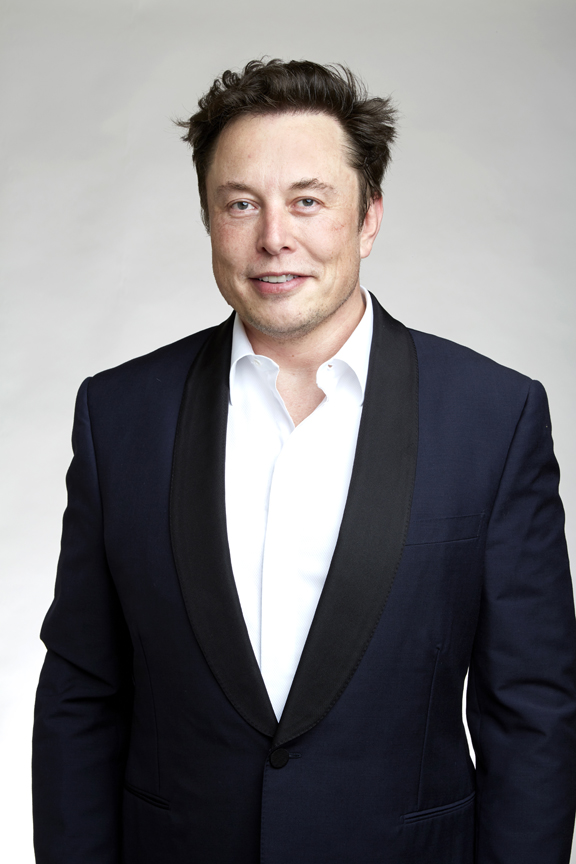
#> input picture cv applications&opencv/haar/im/e.jpg, 576 x 864 px
$ python '1 (3).py'
#> lines starting #> are read from the running program, lines starting #| are printed output that depends on the picture


import cv2
import matplotlib.pyplot as plt

test_img_1 = plt.imread("im/e.jpg")
#> test_img_1 is the input picture: shape (864, 576, 3); mean R, G, B 120.7, 118.8, 121.3
test_img_2 = plt.imread("im/tr.jpg")
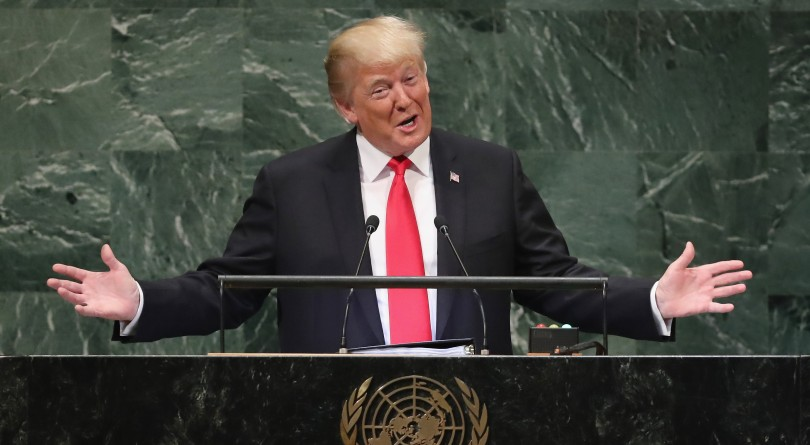
#> input picture cv applications&opencv/haar/im/tr.jpg, 810 x 445 px
#> test_img_2 is the input picture: shape (445, 810, 3); mean R, G, B 66.9, 67.3, 61.1

face_cascade = cv2.CascadeClassifier("haarcascade_frontalface_default.xml")

test_img_1 = cv2.cvtColor(test_img_1, cv2.COLOR_RGB2BGR)
test_img_2 = cv2.cvtColor(test_img_2, cv2.COLOR_RGB2BGR)

# [7 lines of commented-out code are left out]


gray_test_img_1 = cv2.cvtColor(test_img_1, cv2.COLOR_BGR2GRAY) #graye cevirmemiz gerekiyor
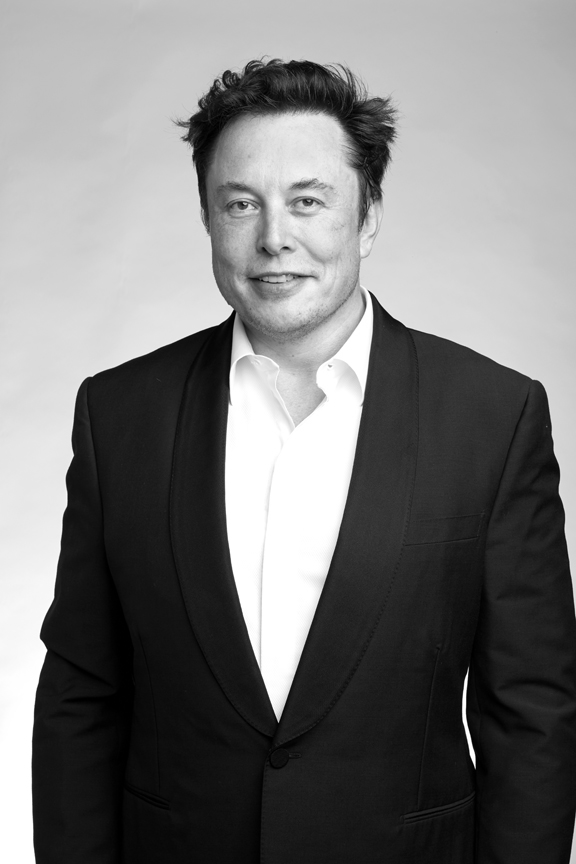
#> gray_test_img_1: shape (864, 576); min 0, max 255, mean 119.7
gray_test_img_2 = cv2.cvtColor(test_img_2, cv2.COLOR_BGR2GRAY)
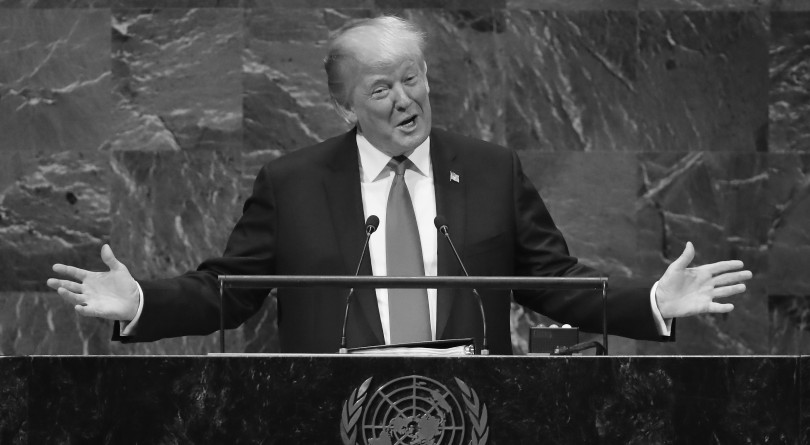
#> gray_test_img_2: shape (445, 810); min 2, max 255, mean 66.5


faces_test_img_1 = face_cascade.detectMultiScale(gray_test_img_1, 1.3, 3) # x,y,w,h
#> faces_test_img_1 = [[185, 128, 187, 187]]
faces_test_img_2 = face_cascade.detectMultiScale(gray_test_img_2, 1.1, 2) # x,y,w,h
#> faces_test_img_2 = [[350, 45, 96, 96]]

for (x,y,w,h) in faces_test_img_1:
    cv2.rectangle(test_img_1, (x,y), (x+w,y+h), (255,0,50), 3)
#> this loop made 1 pass
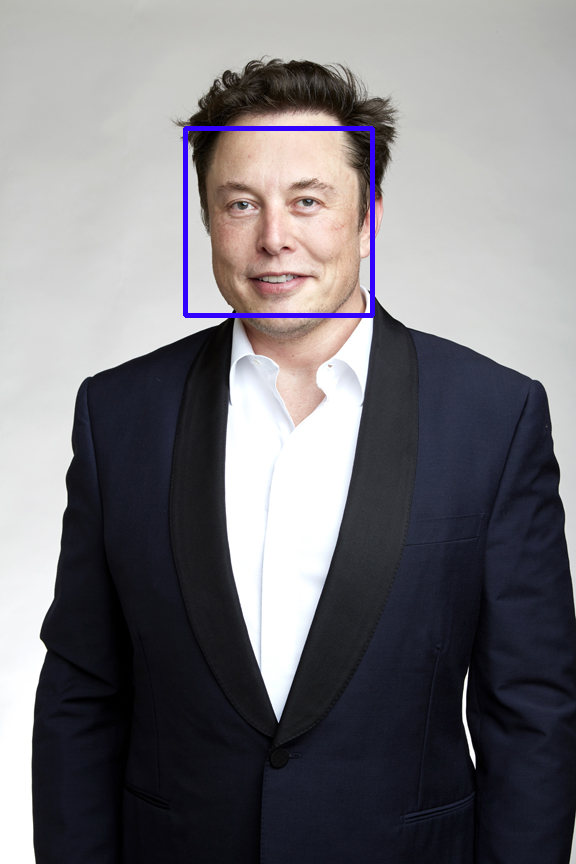
#> test_img_1: shape (864, 576, 3); mean B, G, R 122, 117.6, 119.8


for (x1,y1,w1,h1) in faces_test_img_2:
    cv2.rectangle(test_img_2, (x1,y1), (x1+w1,y1+h1), (255,0,50), 3)
#> this loop made 1 pass
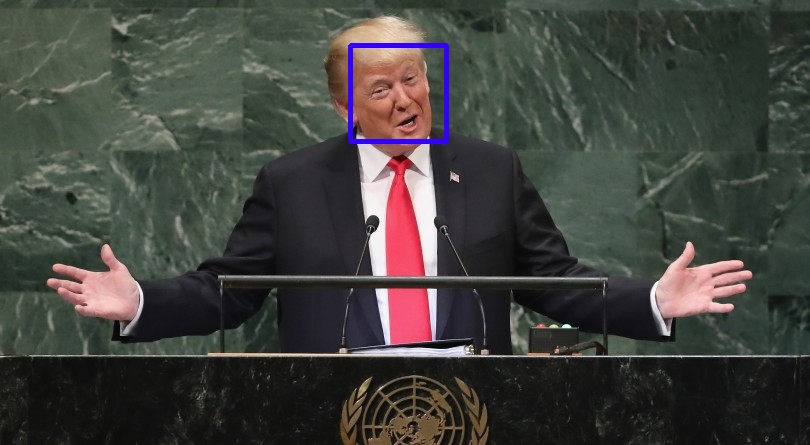
#> test_img_2: shape (445, 810, 3); mean B, G, R 62, 66.7, 66.5


cv2.imshow("Elon Musk",test_img_1)
cv2.imshow("Donald Trump",test_img_2)

#frontal  face  kullansaydik egimli olan yuzu bulamıyordu
